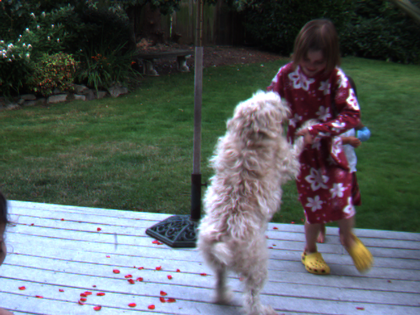
%> input picture src/Optical Flow/Hierarchical LK optic flow/1.png, 420 x 315 px, shrunk from 640 x 480 before the run
$ octave p4_1.m   (GNU Octave 9; MATLAB toolbox functions it lacks are replaced by stand-ins)
%> lines starting %> are read from the running program, lines starting %| are printed output that depends on the picture
### src/Optical Flow/Hierarchical LK optic flow/REDUCE.m
function [IR,a1,a2] = REDUCE(I)
a1 = 1;
a2 = 1;
f = [1/16  1/4  3/8  1/4  1/16]'*[1/16  1/4  3/8  1/4  1/16];
If = imfilter(I,f);
IR = If(1:2:end, 1:2:end);
[r,c] = size(I);
if mod(r,2) == 0
    a1 = 0;
end
if mod(c,2) == 0
    a2 = 0;
end
end

### src/Optical Flow/Hierarchical LK optic flow/warpI2.m
function [warpI2] = warpI2(i2,vx,vy)
[M,N]=size(i2);
[x,y]=meshgrid(1:N,1:M);
warpI3=interp2(x,y,i2,x+vx,y+vy,'nearest');
warpI2=interp2(x,y,i2,x+vx,y+vy,'linear');
I=find(isnan(warpI2));
warpI2(I)=warpI3(I);

### src/Optical Flow/Hierarchical LK optic flow/LK.m
function [U,V] = LK(I1,I2,wsize,wsig)
[r,c] = size(I1);
% I1 = imfilter(I1, fspecial('gaussian', 3, 0.5));
% I2 = imfilter(I2, fspecial('gaussian', 3, 0.5));

%Get image gradient
Ix = imfilter(I1, [-1 1]);
Iy = imfilter(I1, [-1 1]');

Ix2 = Ix .^ 2;
Iy2 = Iy .^ 2;
Ixy = Ix .* Iy;
It  = I2 - I1;
Ixt = Ix .* It;
Iyt = Iy .* It;

%Find weighted sum of Ix2, Iy2, Ixy, Ixt, Iyt by filtering instead of
%looping and adding
wIx2 = imfilter(Ix2, fspecial('gaussian', wsize, wsig));
wIy2 = imfilter(Iy2, fspecial('gaussian', wsize, wsig));
wIxy = imfilter(Ixy, fspecial('gaussian', wsize, wsig));
wIxt = imfilter(Ixt, fspecial('gaussian', wsize, wsig));
wIyt = imfilter(Iyt, fspecial('gaussian', wsize, wsig));

U = zeros(r,c);
V = zeros(r,c);
for i = 1:r
    for j = 1:c
        A = [wIx2(i,j) wIxy(i,j); wIxy(i,j) wIy2(i,j)];
        b = [-wIxt(i,j); -wIyt(i,j)];
        uv = A\b;
        %uv = lsqr(A,b);
        U(i,j) = uv(1);
        V(i,j) = uv(2);
        if isnan(uv(1))
            U(i,j) = 0;
        end
        if isnan(uv(2))
            V(i,j) = 0;
        end
    end
end
end

### src/Optical Flow/Hierarchical LK optic flow/EXPAND.m
function [IE] = EXPAND(I,a1,a2)
[r,c] = size(I);
r2 = 2*r-1;
c2 = 2*c-1;
if a1 == 0
    r2 = 2*r;
end
if a2 == 0
    c2 = 2*c;
end
IE = zeros(r2,c2);
for i = 1:r
    for j = 1:c
        IE(2*i-1,2*j-1) = I(i,j);
    end
end
f = 4*[1/16  1/4  3/8  1/4  1/16]'*[1/16  1/4  3/8  1/4  1/16];
IE = imfilter(IE,f);
end

### src/Optical Flow/Hierarchical LK optic flow/testwarp.m
function [m]=testwarp(im1,im2,dx,dy)
w = warpI2(im1,dx,dy);
s1 = size(im1); s2 = size(im2);
if not(all (s1 == s2)) error('Unmatched sizes.'); end

m = zeros(s1(1),s1(2),1,2);
m(:,:,1,1) = w;
m(:,:,1,2) = im2;
implay(m,2);

### src/Optical Flow/Hierarchical LK optic flow/p4_1.m
clear
clc

I1 = im2double(rgb2gray(imread('1.png'))); %remove rgb2gray if input image is a grayscale one
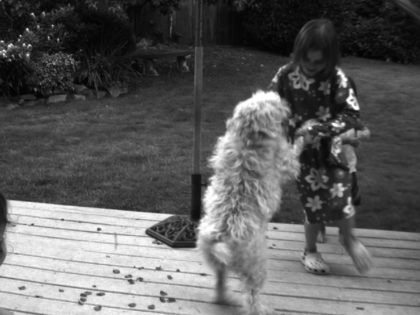
%> I1: size 315x420 double; min 0.00784, max 1, mean 0.372
I2 = im2double(rgb2gray(imread('2.png')));
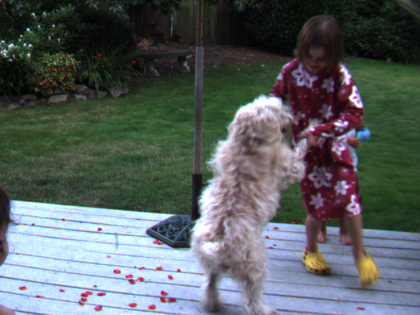
%> input picture src/Optical Flow/Hierarchical LK optic flow/2.png, 420 x 315 px, shrunk from 640 x 480 before the run
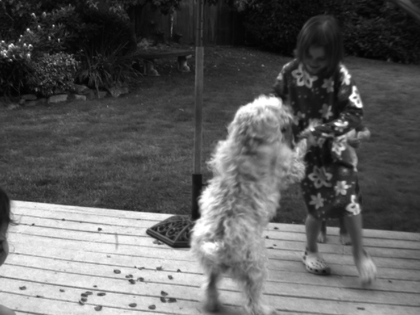
%> I2: size 315x420 double; min 0.0118, max 1, mean 0.371

n = 5;

%Parameters for correct reducing and expanding
a = zeros(n,2);
b = zeros(n,2);

%Step 1
k = n;

while (k>=0)
    %Step 2: Reduce both images to level k
    Lk = I1;
    Rk = I2;
    for i = 1:k
        [Lk,a1,a2] = REDUCE(Lk);
%> in REDUCE, `IR = If(1:2:end, 1:2:end);`:
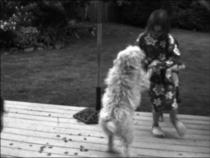
%> IR: size 158x210 double; min 0.0154, max 1, mean 0.37
%> a1 = 1; a2 = 0
        [Rk,b1,b2] = REDUCE(Rk);
%> in REDUCE (call 2), `IR = If(1:2:end, 1:2:end);`:
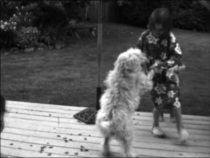
%> IR: size 158x210 double; min 0.0164, max 1, mean 0.369
%> b1 = 1; b2 = 0
        a(i,1) = a1;
        a(i,2) = a2;
        b(i,1) = b1;
        b(i,2) = b2;
    end

    %Step 3
    if k == n
        [r,c] = size(Lk);
%> r = 10; c = 14
        U = zeros(r,c);
        V = zeros(r,c);
    else
        U = 2*EXPAND(U,a(k+1,1),a(k+1,2));
        V = 2*EXPAND(V,b(k+1,1),b(k+1,2));
    end

    %Step 4
    Wk = warpI2(Rk,U,V);
%> in warpI2, `I=find(isnan(warpI2));`: I = []

    %Step 5
    [Dx,Dy] = LK(Lk,Wk,5,15);

    %Step 6
    U = U + Dx;
    V = V + Dy;

    %Step 7
    k = k - 1;
end

figure()
subplot(2,1,1)
imagesc(U)
colorbar
title('U displacement')
subplot(2,1,2)
imagesc(V)
colorbar
title('V displacement')

I21 = warpI2(I1,U,V);
I3 = [I1 I21];
figure()
imshow(I3)
figure()
imshow(I1-I21)
m = testwarp(I2,I1,U,V);
